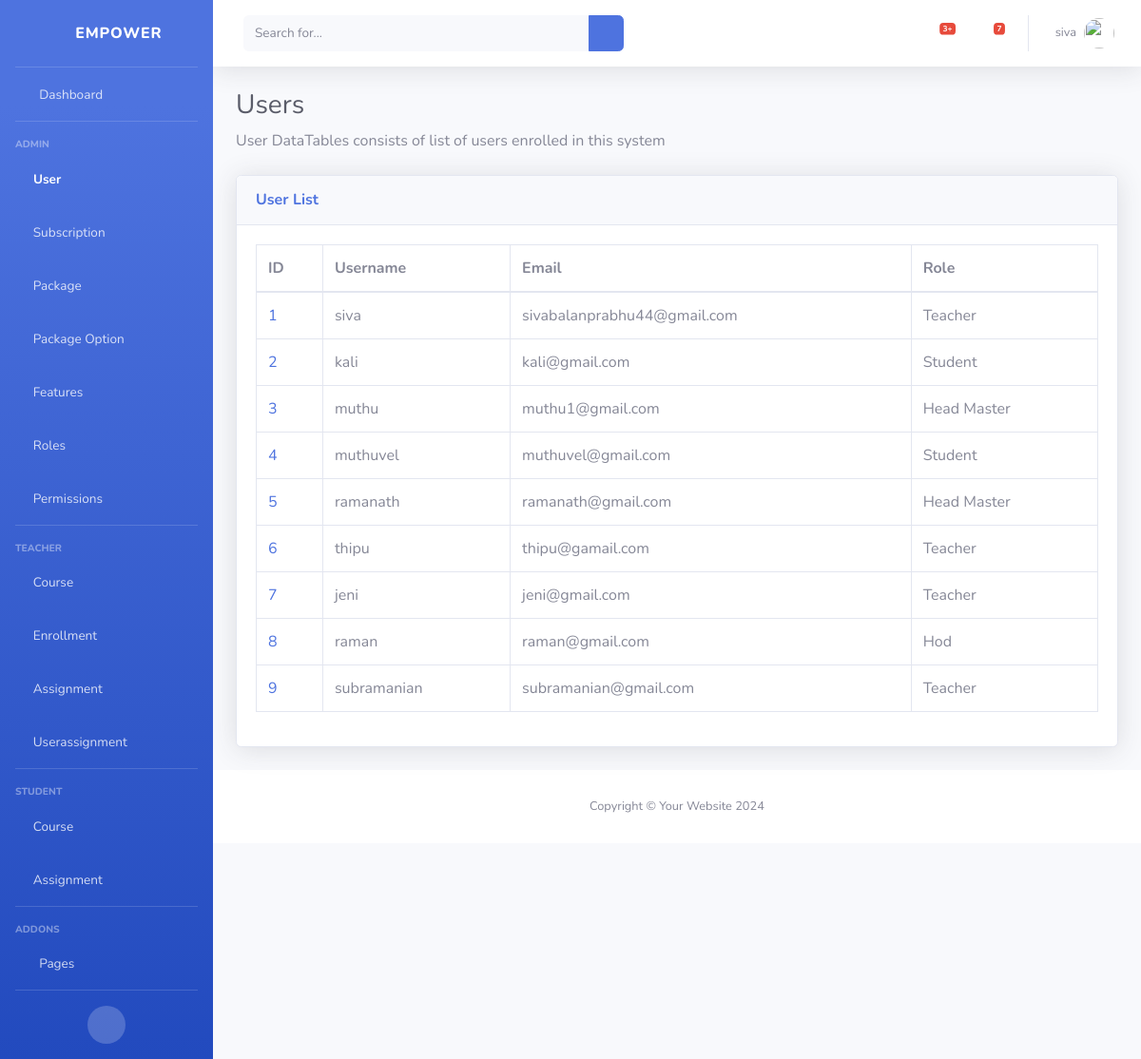
/users/ (signed in), run on the app's committed database.
### classRoom/models.py (models this page shows)
class User(models.Model):
    user = models.OneToOneField(AuthUser, on_delete=models.CASCADE)
    role = models.ForeignKey(Role, on_delete=models.CASCADE)

class Role(models.Model):
    id = models.AutoField(primary_key=True)
    role_name = models.CharField(max_length=255, unique=True)

### classRoom/views.py (the view)
# urls.py: path('users/', view_users, name="view_users"),
@login_required
def view_users(request):
    users = User.objects.all()
    return render(request, 'users/view_users.html', {'users': users})

### classRoom/templates/users/view_users.html (shortened to what this page needs)
{% extends 'base.html' %}
{% block content %}
    {% load static %}
    <h1 class="h3 mb-2 text-gray-800">Users</h1>
    <p class="mb-4">User DataTables consists of list of users enrolled in this system</p>
    <div class="card shadow mb-4">
        <div class="card-header py-3 d-flex justify-content-between align-items-center">
            <h6 class="m-0 font-weight-bold text-primary">User List</h6>
            <div class="dropdown no-arrow show">
                <a class="dropdown-toggle" id="dropdownMenuLink" data-toggle="dropdown" aria-haspopup="true" aria-expanded="true" style="float: right;">
                    <i class="fas fa-ellipsis-v fa-sm fa-fw text-gray-400" ></i>
                </a>
            </div>
        </div>
        <div class="card-body">
            <div class="table-responsive">
                <table class="table table-bordered" id="dataTable" width="100%" cellspacing="0">
                    <thead>
                        <tr>
                            <th>ID</th>
                            <th>Username</th>
                            <th>Email</th>
                            <th>Role</th>
                        </tr>
                    </thead>
                    <tbody>
                        {% for user in users %}
                            <tr>
                                <td><a href="{% url 'view_user' user.id %}">{{ user.id }}</a></td>
                                <td>{{ user.user.username }}</td>
                                <td>{{ user.user.email }}</td>
                                <td>{{ user.role.role_name|title }}</td>
                            </tr>
                        {% endfor %}
                    </tbody>
                </table>
            </div>
        </div>
    </div>
{% endblock %}

### classRoom/templates/base.html (shortened to what this page needs)
{% load static %}
<!DOCTYPE html>
<html lang="en">
<head>
    <link rel="stylesheet" href="{% static 'vendor/fontawesome-free/css/all.min.css' %}" type="text/css">
    <link rel="stylesheet" href="{% static 'css/sb-admin-2.min.css' %}">
</head>
<body id="page-top">
    <div id="wrapper">
        <ul class="navbar-nav bg-gradient-primary sidebar sidebar-dark accordion" id="accordionSidebar">
            <a class="sidebar-brand d-flex align-items-center justify-content-center" href="{% url 'index' %}">
                <div class="sidebar-brand-icon rotate-n-15">
                    <i class="fas fa-chess-knight"></i>
                </div>
                <div class="sidebar-brand-text mx-3">Empower</div>
            </a>
            <hr class="sidebar-divider my-0">
            <li class="nav-item">
                <a class="nav-link" href="{% url 'index' %}">
                    <i class="fas fa-fw fa-tachometer-alt"></i>
                    <span>Dashboard</span></a>
            </li>
            <hr class="sidebar-divider">
            <div class="sidebar-heading">
                Admin
            </div>
            <li class="nav-item">
                <a class="nav-link" href="{% url 'view_users' %}" >
                    <i class="fas fa-user-shield"></i>
                    <span>User</span>
                </a>
            </li>
            <li class="nav-item">
                <a class="nav-link" href="{% url 'view_subscriptions' %}" >
                    <i class="fas fa-user-shield"></i>
                    <span>Subscription</span>
                </a>
            </li>
            <li class="nav-item">
                <a class="nav-link" href="{% url 'view_packages' %}" >
                    <i class="fas fa-user-shield"></i>
                    <span>Package</span>
                </a>
            </li>
            <li class="nav-item">
                <a class="nav-link" href="{% url 'view_package_options' %}" >
                    <i class="fas fa-user-shield"></i>
                    <span>Package Option</span>
                </a>
            </li>
            <li class="nav-item">
                <a class="nav-link" href="{% url 'view_features' %}" >
                    <i class="fas fa-user-shield"></i>
                    <span>Features</span>
                </a>
            </li>
            <li class="nav-item">
                <a class="nav-link" href="{% url 'view_roles' %}" >
                    <i class="fas fa-user-shield"></i>
                    <span>Roles</span>
                </a>
            </li>
            <li class="nav-item">
                <a class="nav-link" href="{% url 'view_permissions' %}" >
                    <i class="fas fa-user-shield"></i>
                    <span>Permissions</span>
                </a>
            </li>
            <hr class="sidebar-divider">
            <div class="sidebar-heading">
                Teacher
            </div>
            <li class="nav-item">
                <a class="nav-link" href="{% url 'view_courses' %}" >
                    <i class="fas fa-chalkboard-teacher"></i>
                    <span>Course</span>
                </a>
            </li>
            <li class="nav-item">
                <a class="nav-link" href="{% url 'view_enrollments' %}" >
                    <i class="fas fa-chalkboard-teacher"></i>
                    <span>Enrollment</span>
                </a>
            </li>
            <li class="nav-item">
                <a class="nav-link" href="{% url 'view_assignments' %}" >
                    <i class="fas fa-chalkboard-teacher"></i>
                    <span>Assignment</span>
                </a>
            </li>
            <li class="nav-item">
                <a class="nav-link" href="{% url 'view_userassignments' %}" >
                    <i class="fas fa-chalkboard-teacher"></i>
                    <span>Userassignment</span>
                </a>
            </li>
            <hr class="sidebar-divider">
            <div class="sidebar-heading">
                Student
            </div>
            <li class="nav-item">
                <a class="nav-link" href="{% url 'view_courses' %}" >
                    <i class="fas fa-user-graduate"></i>
                    <span>Course</span>
                </a>
                <a class="nav-link" href="{% url 'view_assignments' %}" >
                    <i class="fas fa-user-graduate"></i>
                    <span>Assignment</span>
                </a>
            </li>
            <hr class="sidebar-divider">
            <div class="sidebar-heading">
                Addons
            </div>
            <li class="nav-item">
                <a class="nav-link collapsed" href="#" data-toggle="collapse" data-target="#collapsePages"
                    aria-expanded="true" aria-controls="collapsePages">
                    <i class="fas fa-fw fa-folder"></i>
                    <span>Pages</span>
                </a>
            </li>
            <hr class="sidebar-divider d-none d-md-block">
            <div class="text-center d-none d-md-inline">
                <button class="rounded-circle border-0" id="sidebarToggle"></button>
            </div>
        </ul>
        <div id="content-wrapper" class="d-flex flex-column">
            <nav class="navbar navbar-expand navbar-light bg-white topbar mb-4 static-top shadow">
                <form
                    class="d-none d-sm-inline-block form-inline mr-auto ml-md-3 my-2 my-md-0 mw-100 navbar-search">
                    <div class="input-group">
                        <input type="text" class="form-control bg-light border-0 small" placeholder="Search for..."
                            aria-label="Search" aria-describedby="basic-addon2">
                        <div class="input-group-append">
                            <button class="btn btn-primary" type="button">
                                <i class="fas fa-search fa-sm"></i>
                            </button>
                        </div>
                    </div>
                </form>
                <ul class="navbar-nav ml-auto">
                    <li class="nav-item dropdown no-arrow mx-1">
                        <a class="nav-link dropdown-toggle" href="#" id="alertsDropdown" role="button"
                            data-toggle="dropdown" aria-haspopup="true" aria-expanded="false">
                            <i class="fas fa-bell fa-fw"></i>
                            <span class="badge badge-danger badge-counter">3+</span>
                        </a>
                    </li>
                    <li class="nav-item dropdown no-arrow mx-1">
                        <a class="nav-link dropdown-toggle" href="#" id="messagesDropdown" role="button"
                            data-toggle="dropdown" aria-haspopup="true" aria-expanded="false">
                            <i class="fas fa-envelope fa-fw"></i>
                            <span class="badge badge-danger badge-counter">7</span>
                        </a>
                    </li>
                    <li class="nav-item dropdown no-arrow">
                        <a class="nav-link dropdown-toggle" href="#" id="userDropdown" role="button"
                            data-toggle="dropdown" aria-haspopup="true" aria-expanded="false">
                            {% if user.is_authenticated %}
                                <span class="mr-2 d-none d-lg-inline text-gray-600 small">{{ user.username }}</span>
                            {% endif %}
                            <img class="img-profile rounded-circle" src="{% static 'img/undraw_profile.svg' %}">
                        </a>
                    </li>
                </ul>
            </nav>
            <div class="container-fluid">
                {% block content %}
                {% endblock %}
            </div>
            <footer class="sticky-footer bg-white">
                <div class="container my-auto">
                    <div class="copyright text-center my-auto">
                        <span>Copyright &copy; Your Website 2024</span>
                    </div>
                </div>
            </footer>
        </div>
    </div>
</body>
</html>

### data on the page
User: id "1", user.username "siva", user.email "sivabalanprabhu44@gmail.com", role.role_name "Teacher"
User: id "2", user.username "kali", user.email "kali@gmail.com", role.role_name "Student"
User: id "3", user.username "muthu", user.email "muthu1@gmail.com", role.role_name "Head Master"
User: id "4", user.username "muthuvel", user.email "muthuvel@gmail.com", role.role_name "Student"
User: id "5", user.username "ramanath", user.email "ramanath@gmail.com", role.role_name "Head Master"
User: id "6", user.username "thipu", user.email "thipu@gamail.com", role.role_name "Teacher"
User: id "7", user.username "jeni", user.email "jeni@gmail.com", role.role_name "Teacher"
User: id "8", user.username "raman", user.email "raman@gmail.com", role.role_name "Hod"
User: id "9", user.username "subramanian", user.email "subramanian@gmail.com", role.role_name "Teacher"

### other printed values
{{ user.username }} "siva"
